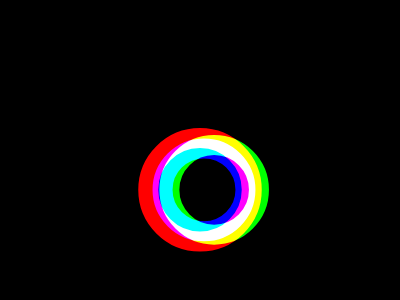
Frame 1 (no input)
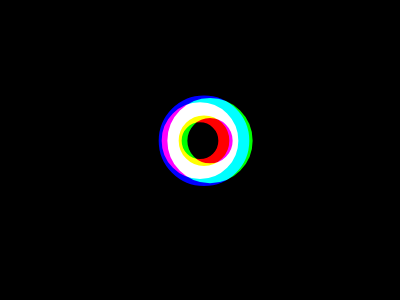
Frame 60 (no input)
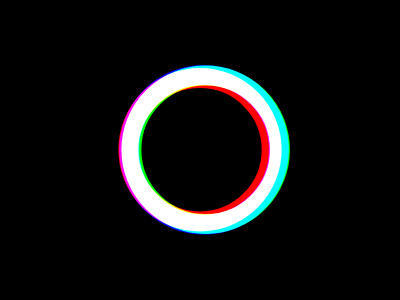
Frame 120 (the mouse pressed at the canvas centre since frame 60)

The p5.js sketch that drew these frames (run headless with seeded random() and noise() and a simulated clock; from frame 60 on, the mouse is pressed at the canvas centre):

// p5.js sketch
// ── sketch.js
let noiseCycle;

function setup() {
  noiseCycle = createNoiseCycle(1);
  createCanvas(400, 300);
  noFill();
}

function draw() {
  const cycle = 90;
  blendMode(BLEND);
  background("#000");
  blendMode(ADD);
  strokeWeight(20);

  const centerHeight =
    height - 80 - sinCycle((frameCount + cycle / 2 + 20) / cycle) * 60;

  stroke("#F00");
  ellipse(width / 2, centerHeight, (sinCycle(frameCount / cycle) * height) / 3);
  stroke("#0f0");
  ellipse(
    width / 2 + sinCycle((frameCount + cycle / 3) / cycle) * 10,
    centerHeight,
    (sinCycle((frameCount - 4) / cycle) * height) / 3
  );
  stroke("#00F");
  ellipse(
    width / 2 + 4,
    centerHeight,
    (sinCycle((frameCount - 6) / cycle) * height) / 3
  );
}

const createNoiseCycle = wildness => {
  const xOffset = random(100);
  const yOffset = random(100);

  return position => {
    const x = wildness * sin(position * TWO_PI) + xOffset;
    const y = wildness * cos(position * TWO_PI) + yOffset;
    return noise(x, y);
  };
};

const sinCycle = position => sin(position * TWO_PI) / 2 + 1;
